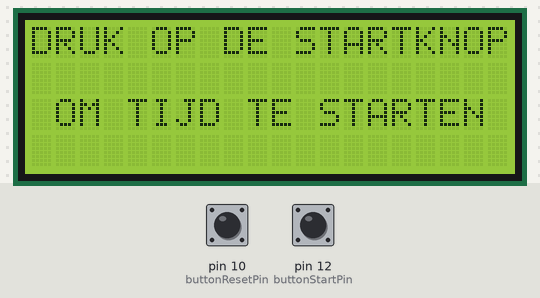
Bench run of a sketch on a simulated Arduino Uno, built with avr-gcc and run on an emulated ATmega328P. Parts: 20×4 character LCD. Inputs (shaded band) come from the test bench; at power-on: pin 12 (buttonStartPin) LOW, pin 10 (buttonResetPin) LOW.

Above: at 1.2 s.
1.3 s: pin 12 (buttonStartPin) pulled HIGH for 0.15 s
At 1.64 s:
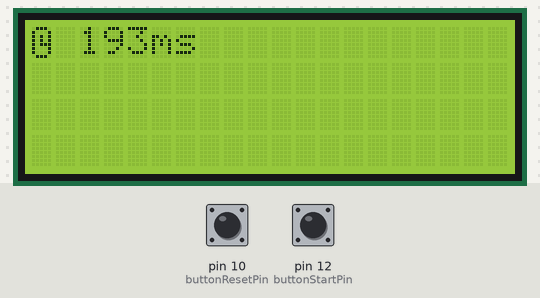
2.0 s: pin 12 (buttonStartPin) pulled HIGH for 1 s
At 3.5 s:
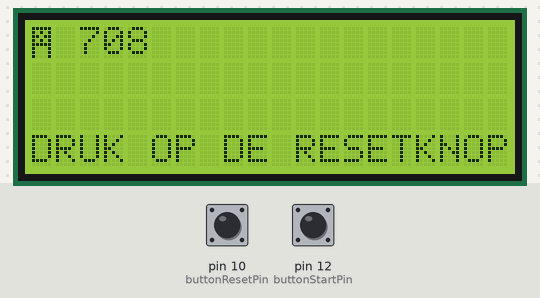
4.5 s: pin 10 (buttonResetPin) pulled HIGH for 0.15 s
At 6.0 s:
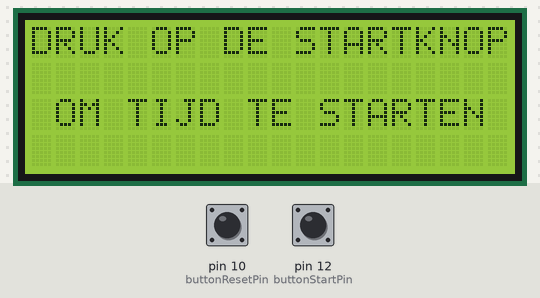
6.3 s: pin 12 (buttonStartPin) driven HIGH
At 6.66 s:
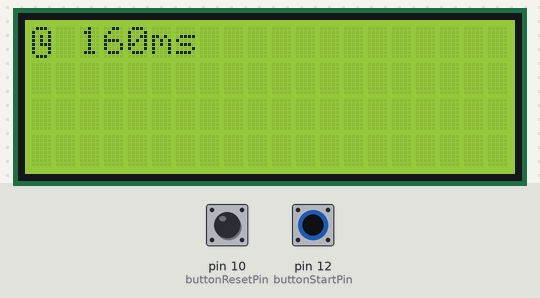
9.3 s: pin 10 (buttonResetPin) pulled HIGH for 1 s
At 10.67 s:
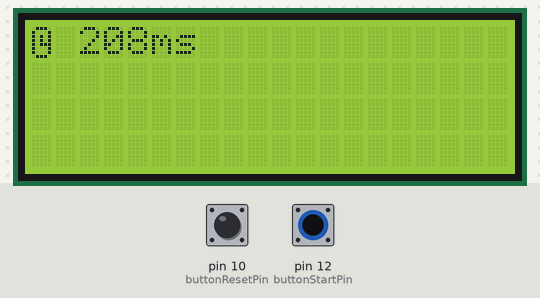
Timing chart, 0 to 11.9 s (numbered marks = the images above; inputs shaded):
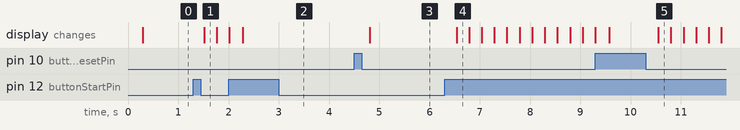

Measured:
- after the input at 1.3 s, the display: changes after 0.22 s (image 1)
- after the input at 2.0 s, the display: first differs from a run without the input after 0.29 s (image 2)
- after the input at 4.5 s, the display: changes after 0.31 s (image 3)
- after the input at 6.3 s, the display: changes after 0.24 s (image 4)
- after the input at 9.3 s, the display: first changes after 0.28 s (image 5 shows a later state)

The sketch:

stopwatch-deel-2.ino
```cpp
/*
   Bas on Tech - Arduino tutorial
   https://arduino-lessen.nl

   PIN AANSLUITINGEN LCD

   SDA is serial data
   SCL is serial clock

   GND --> GND (wit)
   VCC --> 5V  (grijs)
   SDA --> A4  (rood)
   SCL --> A5  (blauw)

   I2C aansluitingen per Arduino:
   Uno, Ethernet    A4 (SDA), A5 (SCL)
   Mega2560         20 (SDA), 21 (SCL)
   Leonardo          2 (SDA),  3 (SCL)
   Due              20 (SDA), 21 (SCL) of SDA1, SCL1

*/

//// ALGEMEEN ////

// Variabele voor het aantal milliseconden sinds de Arduino is gestart
unsigned long currentMillis = 0;

//// LCD SCHERM ////

// Bibliotheek voor communicatie met I2C / TWI apparaten
#include <Wire.h>

// Bibliotheek voor het LCD scherm
#include <LiquidCrystal_I2C.h>

/*
   Stel hier in welke chip en foromaat LCD je hebt
   Gebruik 0x27 als je chip PCF8574 hebt van NXP
   Gebruik 0x3F als je chip PCF8574A hebt van Ti (Texas Instruments)
   De laatste twee getallen geven het formaat van je LCD aan
   bijvoorbeeld 20x4 of 16x2
*/
LiquidCrystal_I2C lcd(0x27, 20, 4);
//LiquidCrystal_I2C lcd(0x3F, 16, 2);

const int LCDWidth = 20;
const int LCDHeight = 4;

/*
   Dit druppel-icoon is online gemaakt met de LCD symbool generator op:
   https://maxpromer.github.io/LCD-Character-Creator/
*/
const byte clockIcon[] = {
  0x0E,
  0x11,
  0x15,
  0x15,
  0x17,
  0x11,
  0x11,
  0x0E
};

const byte finishFlagIcon[] = {
  0x1F,
  0x15,
  0x1B,
  0x15,
  0x1F,
  0x11,
  0x11,
  0x11
};

const int intervalLCD = 250;                // update het LCD scherm elke 250ms
unsigned long previousMillisLCD = 0;        // tijdstip in milliseconden van vorige LCD update

//// DRUKKNOPPEN ////
const int intervalButtonRead = 100;         // tijd in milliseconden tussen het uitlezen van de drukknop
unsigned long previousMillisButton = 0;     // tijdstip in milliseconden van vorig uitleesmoment van drukknop

const int buttonStartPin = 12;              // start/stop knop pin
int buttonStartState = LOW;                 // staat van de start/stop knop
int buttonStartStatePrevious = LOW;         // vorige staat van start/stop knop

const int buttonResetPin = 10;              // reset knop pin
int buttonResetState = LOW;                 // staat van de reset knop
int buttonResetStatePrevious = LOW;         // vorige staat van reset knop

bool redrawLCD = true;                      // geeft aan of het scherm moet worden bijgewerkt


//// STOPWATCH ////
bool stopWatchActive = false;                 // geeft aan of de stopwacht loopt
unsigned long stopWatchMillis = 0;          // tijdstip in milliseconden waarop stopwatch begon te lopen
unsigned long stopWatchTimeElapsed = 0;     // verstreken tijd in milliseconden sinds stopwatch begon te lopen

// Start de stopwatch
void stopWatchStart() {
  stopWatchMillis = currentMillis;
  stopWatchActive = true;
  redrawLCD = true;
}

// Stopt de stopwatch
void stopWatchStop() {
  stopWatchTimeElapsed = currentMillis - stopWatchMillis;
  stopWatchActive = false;
  redrawLCD = true;
}

// Reset de stopwatch
void stopWatchReset() {
  stopWatchActive = false;
  stopWatchMillis = 0;
  stopWatchTimeElapsed = 0;
  buttonStartState = LOW;
  buttonStartStatePrevious = LOW;
  buttonResetState = LOW;
  buttonResetStatePrevious = LOW;
  redrawLCD = true;
}

// Functie voor het uitlezen van de drukknop
void readButtonState() {

  // Als het tijdsverschil met de vorige uitlezing groter is dan intervalButtonRead
  if (currentMillis - previousMillisButton > intervalButtonRead) {

    // Lees de digitale waarden van de schakelaars (LOW/HIGH)
    buttonStartState = digitalRead(buttonStartPin);
    buttonResetState = digitalRead(buttonResetPin);

    // Als de start knop is ingedrukt
    if (buttonStartState == HIGH && buttonStartStatePrevious == LOW) {

      // Als de stopwatch nog niet loopt start deze. Loopt de stopwatch, stop deze.
      if (!stopWatchActive) {
        stopWatchStart();
      } else {
        stopWatchStop();
      }

      buttonStartStatePrevious = HIGH;

    }

    // Als de start knop wordt losgelaten en de stopwatch loopt
    if (buttonStartState == LOW && buttonStartStatePrevious == HIGH && stopWatchActive) {
      buttonStartStatePrevious = LOW;
    }

    // Als de reset knop wordt ingedrukt, reset de stopwatch
    if (buttonResetState == HIGH) {
      stopWatchReset();
    }

    // sla het huidige tijdstip op in previousMillisButton
    previousMillisButton = currentMillis;

  }
}


// Functie om het LCD scherm bij te werken
void updateLCD() {

  // Als het tijdsverschil met de vorige uitlezing groter is dan intervalLCD
  if (currentMillis - previousMillisLCD > intervalLCD) {

    if (redrawLCD || stopWatchActive) {

      lcd.clear();

      // Als de stopwacth niet loopt en de verstreken tijd is 0
      if (!stopWatchActive && stopWatchTimeElapsed == 0) {
        lcd.setCursor(0, 0);                 // zet de cursor op positie 1, regel 1
        lcd.print("DRUK OP DE STARTKNOP");
        lcd.setCursor(0, 2);                 // zet de cursor op positie 1, regel 3
        lcd.print(" OM TIJD TE STARTEN");
      }

      // Als de stopwatch loopt
      if (stopWatchActive) {

        unsigned long formattedTime = currentMillis - stopWatchMillis;

        lcd.setCursor(0,0);

        lcd.write(0);                // teken het klok icoon van geheugenpositie 0
        lcd.print(" ");              // schrijf een spatie
        lcd.print(formattedTime);    // schrijf de verstreken tijd
        lcd.print("ms");             // schrijf ms
      }

      // Als de stopwatch is stop gezet
      if (!stopWatchActive && stopWatchTimeElapsed > 0) {

        lcd.setCursor(0,0);

        lcd.write(1);                                  // teken het finish icoon van geheugenpositie 0
        lcd.print(" ");                                // schrijf een spatie
        lcd.print(stopWatchTimeElapsed);               // schrijf de opgemaakte verstreken tijd
        lcd.setCursor(0, 3);                           // zet de cursor op positie 1, regel 4
        lcd.print("DRUK OP DE RESETKNOP");
      }

      redrawLCD = false;

    }

    // sla het huidige tijdstip op in previousMillisLCD
    previousMillisLCD = currentMillis;

  }

}

void setup() {
  Serial.begin(9600);                   // stel de seriële monitor in

  // LCD
  lcd.init();                           // initialiseer het LCD scherm
  lcd.backlight();                      // zet de backlight aan
  lcd.createChar(0, clockIcon);         // definieer een symbool in geheugen positie 0
  lcd.createChar(1, finishFlagIcon);    // definieer een symbool in geheugen positie 0

}

void loop() {

  currentMillis = millis();             // sla de huidige tijd op
  readButtonState();                    // lees de huidige staat van de drukknopen uit
  updateLCD();                          // werk het LCD scherm bij

}
```
